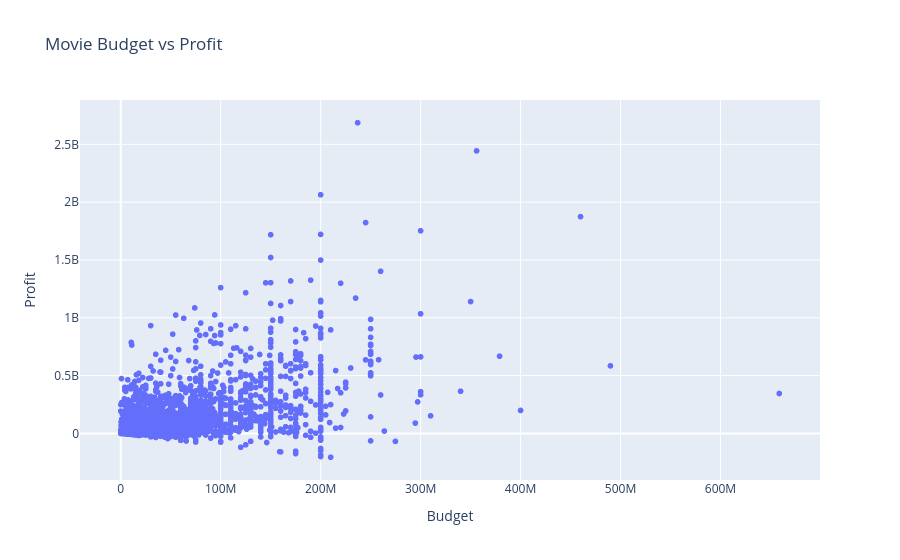

Source (notebook cell):
### Code cell
# Budget vs Profit

movies["profit"] = movies["revenue"] - movies["budget"]

fig = px.scatter(
    movies,
    x="budget",
    y="profit",
    title="Movie Budget vs Profit",
    labels={
        "budget": "Budget",
        "profit": "Profit"
    }
)

fig.show()

### Figure 1 — Plotly figure (JSON) as saved in the notebook; plotly's stock layout.template omitted (floating-point values rounded to 4 significant figures; data arrays with more than 128 entries replaced by an {"elided": "..."} marker saying what was removed)
{"data": [{"hovertemplate": "Budget=%{x}<br>Profit=%{y}<extra></extra>", "legendgroup": "", "marker": {"color": "#636efa", "symbol": "circle"}, "mode": "markers", "name": "", "showlegend": false, "type": "scattergl", "x": {"elided": "2503 float values"}, "xaxis": "x", "y": {"elided": "2503 float values"}, "yaxis": "y"}], "layout": {"legend": {"tracegroupgap": 0}, "title": {"text": "Movie Budget vs Profit"}, "xaxis": {"anchor": "y", "domain": [0, 1], "title": {"text": "Budget"}}, "yaxis": {"anchor": "x", "domain": [0, 1], "title": {"text": "Profit"}}}}
